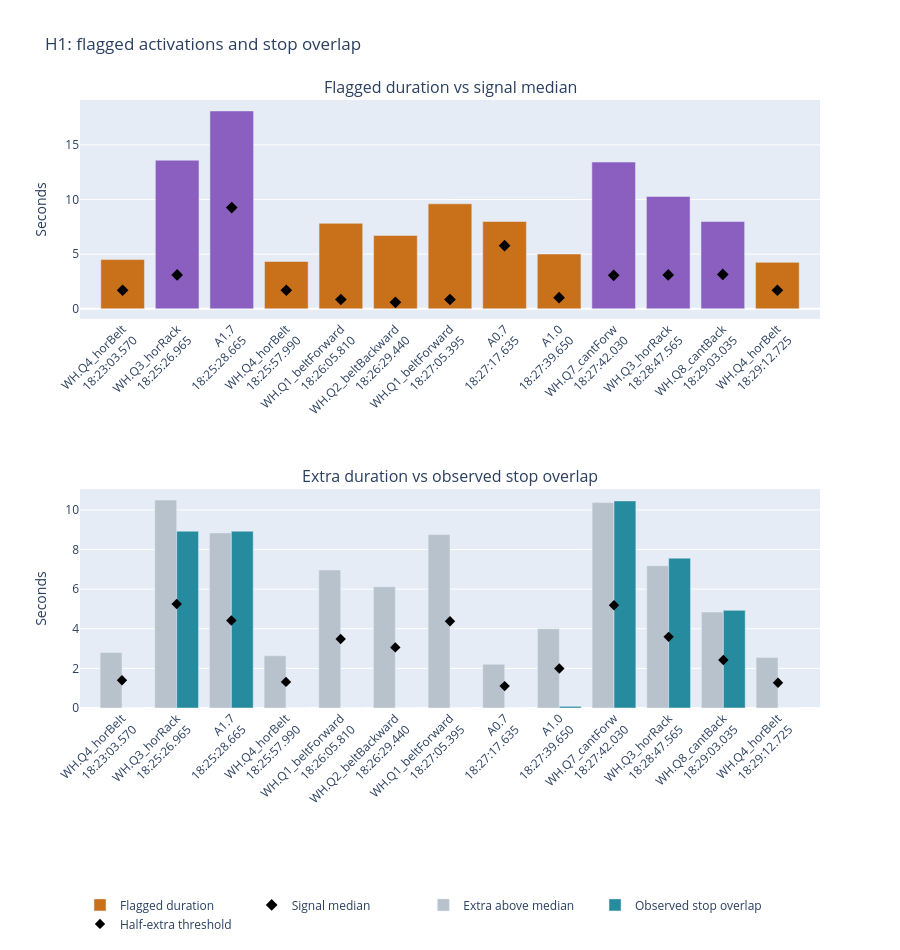

Write notebook code for a chart like this one.
### Markdown cell above
**What:**
- Rebuild the stop-indicator intervals so that an indicator that is already active in the first row, or still active in the last row, is included as a partial interval (marked "clipped")
- Combine overlapping intervals once (stops_observed)
- Recompute for each flagged activation the overlap with these intervals and mark overlap of at least half of the extra duration

**Why:**
- Cell 4 skipped the curtain interval at the start of the log, because it has no rising edge. We still observed that part, so we keep it and mark it clearly as clipped
- Combining overlaps makes sure shared time is counted only once

**Output:**
- 5 intervals: curtain 0.000-8.500 s (clipped at start), curtain 255.000-263.925 s, curtain 389.640-400.095 s, curtain 452.795-460.360 s, screen 468.180-473.110 s
- Updated overlap table, the same as cell 5: 5 of 13 flagged activations have overlap of at least half the extra duration, 8 do not. The added interval overlaps no flagged activation

**Next:** plot the flagged activations and their stop overlap

### Code cell
import plotly.graph_objects as go  # plotly figure objects
from plotly.subplots import make_subplots  # figure with several panels

plot_df = slow_with_stops.sort_values("start_s").copy()  # time order
origin = merged["utc_time"].iloc[0]  # UTC time of t_s = 0
plot_df["start_utc"] = origin + pd.to_timedelta(  # start as UTC time
    plot_df["start_s"], unit="s"
)
plot_df["label"] = (  # axis label: signal and start time
    plot_df["signal"] + "<br>"
    + plot_df["start_utc"].dt.strftime("%H:%M:%S.%f").str[:-3]  # ms
)

fig = make_subplots(  # two panels below each other
    rows=2, cols=1,
    vertical_spacing=0.28,  # space between the panels
    subplot_titles=[
        "Flagged duration vs signal median",
        "Extra duration vs observed stop overlap",
    ],
)

# Purple: overlap >= half of the extra time. Orange: below.
colors = plot_df["overlap_at_least_half_extra"].map({
    True: "#8a5fc0", False: "#c9701a"
})

fig.add_trace(go.Bar(  # panel 1: flagged duration
    x=plot_df["label"], y=plot_df["dur_s"],
    name="Flagged duration", marker_color=colors,
    hovertemplate="%{x}<br>Duration: %{y:.3f} s<extra></extra>",
), row=1, col=1)

fig.add_trace(go.Scatter(  # panel 1: usual duration of the signal
    x=plot_df["label"], y=plot_df["median_s"],
    mode="markers", name="Signal median",
    marker=dict(symbol="diamond", size=9, color="black"),
    hovertemplate="%{x}<br>Median: %{y:.3f} s<extra></extra>",
), row=1, col=1)

fig.add_trace(go.Bar(  # panel 2: extra time above the median
    x=plot_df["label"], y=plot_df["extra_s"],
    name="Extra above median", marker_color="#b8c2cc",
    hovertemplate="%{x}<br>Extra: %{y:.3f} s<extra></extra>",
), row=2, col=1)

fig.add_trace(go.Bar(  # panel 2: stop-indicator time inside it
    x=plot_df["label"], y=plot_df["stop_overlap_s"],
    name="Observed stop overlap", marker_color="#268b9e",
    hovertemplate="%{x}<br>Overlap: %{y:.3f} s<extra></extra>",
), row=2, col=1)

fig.add_trace(go.Scatter(  # panel 2: half of the extra time
    x=plot_df["label"], y=0.5 * plot_df["extra_s"],  # threshold
    mode="markers", name="Half-extra threshold",
    marker=dict(symbol="diamond", size=8, color="black"),
    hovertemplate="Threshold: %{y:.3f} s<extra></extra>",
), row=2, col=1)

fig.update_xaxes(  # keep the table order on the x-axis
    categoryorder="array", categoryarray=plot_df["label"].tolist(),
    tickangle=-45,  # tilt the labels
)
fig.update_yaxes(title_text="Seconds")  # y-axis title for both panels
fig.update_layout(  # title, size and legend
    title="H1: flagged activations and stop overlap",
    barmode="group", height=950,
    legend=dict(orientation="h", y=-0.3),  # legend below the plot
    margin=dict(b=180),  # room for the tilted labels
)
fig.show()  # draw the interactive chart

### Figure 1 — Plotly figure (JSON) as saved in the notebook; plotly's stock layout.template omitted (floating-point values rounded to 4 significant figures)
{"data": [{"hovertemplate": "%{x}<br>Duration: %{y:.3f} s<extra></extra>", "marker": {"color": ["#c9701a", "#8a5fc0", "#8a5fc0", "#c9701a", "#c9701a", "#c9701a", "#c9701a", "#c9701a", "#c9701a", "#8a5fc0", "#8a5fc0", "#8a5fc0", "#c9701a"]}, "name": "Flagged duration", "type": "bar", "x": ["WH.Q4_horBelt<br>18:23:03.570", "WH.Q3_horRack<br>18:25:26.965", "A1.7<br>18:25:28.665", "WH.Q4_horBelt<br>18:25:57.990", "WH.Q1_beltForward<br>18:26:05.810", "WH.Q2_beltBackward<br>18:26:29.440", "WH.Q1_beltForward<br>18:27:05.395", "A0.7<br>18:27:17.635", "A1.0<br>18:27:39.650", "WH.Q7_cantForw<br>18:27:42.030", "WH.Q3_horRack<br>18:28:47.565", "WH.Q8_cantBack<br>18:29:03.035", "WH.Q4_horBelt<br>18:29:12.725"], "xaxis": "x", "y": [4.505, 13.6, 18.1, 4.335, 7.82, 6.715, 9.605, 7.99, 5.015, 13.43, 10.29, 7.99, 4.25], "yaxis": "y"}, {"hovertemplate": "%{x}<br>Median: %{y:.3f} s<extra></extra>", "marker": {"color": "black", "size": 9, "symbol": "diamond"}, "mode": "markers", "name": "Signal median", "type": "scatter", "x": ["WH.Q4_horBelt<br>18:23:03.570", "WH.Q3_horRack<br>18:25:26.965", "A1.7<br>18:25:28.665", "WH.Q4_horBelt<br>18:25:57.990", "WH.Q1_beltForward<br>18:26:05.810", "WH.Q2_beltBackward<br>18:26:29.440", "WH.Q1_beltForward<br>18:27:05.395", "A0.7<br>18:27:17.635", "A1.0<br>18:27:39.650", "WH.Q7_cantForw<br>18:27:42.030", "WH.Q3_horRack<br>18:28:47.565", "WH.Q8_cantBack<br>18:29:03.035", "WH.Q4_horBelt<br>18:29:12.725"], "xaxis": "x", "y": [1.7, 3.102, 9.265, 1.7, 0.85, 0.595, 0.85, 5.78, 1.02, 3.06, 3.102, 3.145, 1.7], "yaxis": "y"}, {"hovertemplate": "%{x}<br>Extra: %{y:.3f} s<extra></extra>", "marker": {"color": "#b8c2cc"}, "name": "Extra above median", "type": "bar", "x": ["WH.Q4_horBelt<br>18:23:03.570", "WH.Q3_horRack<br>18:25:26.965", "A1.7<br>18:25:28.665", "WH.Q4_horBelt<br>18:25:57.990", "WH.Q1_beltForward<br>18:26:05.810", "WH.Q2_beltBackward<br>18:26:29.440", "WH.Q1_beltForward<br>18:27:05.395", "A0.7<br>18:27:17.635", "A1.0<br>18:27:39.650", "WH.Q7_cantForw<br>18:27:42.030", "WH.Q3_horRack<br>18:28:47.565", "WH.Q8_cantBack<br>18:29:03.035", "WH.Q4_horBelt<br>18:29:12.725"], "xaxis": "x2", "y": [2.805, 10.5, 8.84, 2.635, 6.97, 6.12, 8.755, 2.21, 3.995, 10.37, 7.183, 4.845, 2.55], "yaxis": "y2"}, {"hovertemplate": "%{x}<br>Overlap: %{y:.3f} s<extra></extra>", "marker": {"color": "#268b9e"}, "name": "Observed stop overlap", "type": "bar", "x": ["WH.Q4_horBelt<br>18:23:03.570", "WH.Q3_horRack<br>18:25:26.965", "A1.7<br>18:25:28.665", "WH.Q4_horBelt<br>18:25:57.990", "WH.Q1_beltForward<br>18:26:05.810", "WH.Q2_beltBackward<br>18:26:29.440", "WH.Q1_beltForward<br>18:27:05.395", "A0.7<br>18:27:17.635", "A1.0<br>18:27:39.650", "WH.Q7_cantForw<br>18:27:42.030", "WH.Q3_horRack<br>18:28:47.565", "WH.Q8_cantBack<br>18:29:03.035", "WH.Q4_horBelt<br>18:29:12.725"], "xaxis": "x2", "y": [0.0, 8.925, 8.925, 0.0, 0.0, 0.0, 0.0, 0.0, 0.085, 10.46, 7.565, 4.93, 0.0], "yaxis": "y2"}, {"hovertemplate": "Threshold: %{y:.3f} s<extra></extra>", "marker": {"color": "black", "size": 8, "symbol": "diamond"}, "mode": "markers", "name": "Half-extra threshold", "type": "scatter", "x": ["WH.Q4_horBelt<br>18:23:03.570", "WH.Q3_horRack<br>18:25:26.965", "A1.7<br>18:25:28.665", "WH.Q4_horBelt<br>18:25:57.990", "WH.Q1_beltForward<br>18:26:05.810", "WH.Q2_beltBackward<br>18:26:29.440", "WH.Q1_beltForward<br>18:27:05.395", "A0.7<br>18:27:17.635", "A1.0<br>18:27:39.650", "WH.Q7_cantForw<br>18:27:42.030", "WH.Q3_horRack<br>18:28:47.565", "WH.Q8_cantBack<br>18:29:03.035", "WH.Q4_horBelt<br>18:29:12.725"], "xaxis": "x2", "y": [1.403, 5.249, 4.42, 1.317, 3.485, 3.06, 4.378, 1.105, 1.998, 5.185, 3.591, 2.422, 1.275], "yaxis": "y2"}], "layout": {"annotations": [{"font": {"size": 16}, "showarrow": false, "text": "Flagged duration vs signal median", "x": 0.5, "xanchor": "center", "xref": "paper", "y": 1, "yanchor": "bottom", "yref": "paper"}, {"font": {"size": 16}, "showarrow": false, "text": "Extra duration vs observed stop overlap", "x": 0.5, "xanchor": "center", "xref": "paper", "y": 0.36, "yanchor": "bottom", "yref": "paper"}], "barmode": "group", "height": 950, "legend": {"orientation": "h", "y": -0.3}, "margin": {"b": 180}, "title": {"text": "H1: flagged activations and stop overlap"}, "xaxis": {"anchor": "y", "categoryarray": ["WH.Q4_horBelt<br>18:23:03.570", "WH.Q3_horRack<br>18:25:26.965", "A1.7<br>18:25:28.665", "WH.Q4_horBelt<br>18:25:57.990", "WH.Q1_beltForward<br>18:26:05.810", "WH.Q2_beltBackward<br>18:26:29.440", "WH.Q1_beltForward<br>18:27:05.395", "A0.7<br>18:27:17.635", "A1.0<br>18:27:39.650", "WH.Q7_cantForw<br>18:27:42.030", "WH.Q3_horRack<br>18:28:47.565", "WH.Q8_cantBack<br>18:29:03.035", "WH.Q4_horBelt<br>18:29:12.725"], "categoryorder": "array", "domain": [0, 1], "tickangle": -45}, "xaxis2": {"anchor": "y2", "categoryarray": ["WH.Q4_horBelt<br>18:23:03.570", "WH.Q3_horRack<br>18:25:26.965", "A1.7<br>18:25:28.665", "WH.Q4_horBelt<br>18:25:57.990", "WH.Q1_beltForward<br>18:26:05.810", "WH.Q2_beltBackward<br>18:26:29.440", "WH.Q1_beltForward<br>18:27:05.395", "A0.7<br>18:27:17.635", "A1.0<br>18:27:39.650", "WH.Q7_cantForw<br>18:27:42.030", "WH.Q3_horRack<br>18:28:47.565", "WH.Q8_cantBack<br>18:29:03.035", "WH.Q4_horBelt<br>18:29:12.725"], "categoryorder": "array", "domain": [0, 1], "tickangle": -45}, "yaxis": {"anchor": "x", "domain": [0.64, 1], "title": {"text": "Seconds"}}, "yaxis2": {"anchor": "x2", "domain": [0, 0.36], "title": {"text": "Seconds"}}}}
